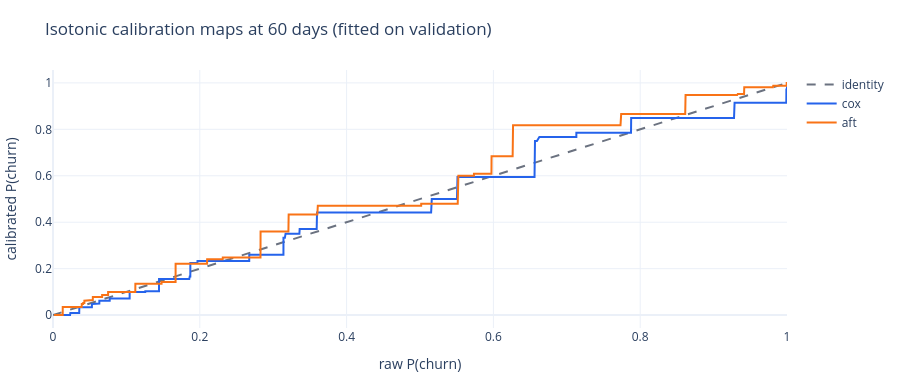

Notebook source saved alongside this figure:
### Markdown cell above
## 8. Calibration

The calibrators were fitted on validation right after tuning. Here is what they do:

- the isotonic map at the 60-day horizon (raw probability in, calibrated probability out);
- reliability on test before and after: predicted against observed churn rate by risk
  decile, where a perfectly calibrated model lies on the diagonal;
- the mean absolute gap between predicted and observed churn rate across the deciles, at
  every scoring horizon.

Whether calibration changes the metrics by more than noise is tested in step 9.

### Code cell
fig = go.Figure(line([0, 1], [0, 1], "identity", GREY, "dash"))
for name, calibrator in calibrators.items():
    raw_probability, calibrated_probability = calibrator.knots_[K_HORIZON]
    fig.add_trace(line(raw_probability, calibrated_probability, name, COLORS[name]))
show(
    fig,
    f"Isotonic calibration maps at {HORIZON} days (fitted on validation)",
    "raw P(churn)",
    "calibrated P(churn)",
    height=380,
)

### Figure 1 — Plotly figure (JSON) as saved in the notebook; plotly's stock layout.template omitted (floating-point values rounded to 4 significant figures)
{"data": [{"line": {"color": "#6b7280", "dash": "dash", "width": 2}, "mode": "lines", "name": "identity", "type": "scatter", "x": [0, 1], "y": [0, 1]}, {"line": {"color": "#2563eb", "dash": "solid", "width": 2}, "mode": "lines", "name": "cox", "type": "scatter", "x": [0.0117, 0.02325, 0.02364, 0.03571, 0.03587, 0.05298, 0.05307, 0.0599, 0.05992, 0.06314, 0.06317, 0.07726, 0.07733, 0.1044, 0.1044, 0.1257, 0.1257, 0.1444, 0.1445, 0.1529, 0.153, 0.1857, 0.1863, 0.1871, 0.1871, 0.1968, 0.1969, 0.2673, 0.2674, 0.314, 0.314, 0.3159, 0.3168, 0.3357, 0.336, 0.3592, 0.3597, 0.5151, 0.5161, 0.5504, 0.5511, 0.656, 0.6567, 0.6593, 0.6626, 0.713, 0.713, 0.7875, 0.7877, 0.9278, 0.9286, 0.999, 0.9992, 1.0, 1.0, 1.0], "y": [0.0, 0.0, 0.009524, 0.009524, 0.03383, 0.03383, 0.0473, 0.0473, 0.05, 0.05, 0.06186, 0.06186, 0.07143, 0.07143, 0.09972, 0.09972, 0.1032, 0.1032, 0.1556, 0.1556, 0.1557, 0.1557, 0.1667, 0.1667, 0.2239, 0.2239, 0.2331, 0.2331, 0.2597, 0.2597, 0.3333, 0.3333, 0.3509, 0.3509, 0.3704, 0.3704, 0.4419, 0.4419, 0.5, 0.5, 0.5946, 0.5946, 0.75, 0.75, 0.7667, 0.7667, 0.7857, 0.7857, 0.8485, 0.8485, 0.914, 0.914, 0.9714, 0.9714, 0.9856, 0.9856]}, {"line": {"color": "#f97316", "dash": "solid", "width": 2}, "mode": "lines", "name": "aft", "type": "scatter", "x": [0.001453, 0.01324, 0.01325, 0.03911, 0.0392, 0.04108, 0.04113, 0.04273, 0.04273, 0.05335, 0.05336, 0.05423, 0.05428, 0.06694, 0.06694, 0.07507, 0.07508, 0.1121, 0.1122, 0.1306, 0.1308, 0.1479, 0.1479, 0.167, 0.167, 0.2099, 0.21, 0.2312, 0.2313, 0.2827, 0.2828, 0.3207, 0.3211, 0.3601, 0.3608, 0.5016, 0.5016, 0.5514, 0.5523, 0.5735, 0.5735, 0.5973, 0.5975, 0.6262, 0.6268, 0.7732, 0.7741, 0.8613, 0.8618, 0.9321, 0.9329, 0.9415, 0.9418, 0.9808, 0.9812, 0.9996, 0.9996, 1.0], "y": [0.0, 0.0, 0.03462, 0.03462, 0.04762, 0.04762, 0.05172, 0.05172, 0.06178, 0.06178, 0.06452, 0.06452, 0.0777, 0.0777, 0.08609, 0.08609, 0.1, 0.1, 0.1353, 0.1353, 0.1355, 0.1355, 0.1429, 0.1429, 0.2213, 0.2213, 0.2404, 0.2404, 0.2485, 0.2485, 0.3596, 0.3596, 0.4337, 0.4337, 0.4709, 0.4709, 0.4792, 0.4792, 0.6, 0.6, 0.6087, 0.6087, 0.6842, 0.6842, 0.8172, 0.8172, 0.8657, 0.8657, 0.9481, 0.9481, 0.9524, 0.9524, 0.9808, 0.9808, 0.988, 0.988, 1.0, 1.0]}], "layout": {"height": 380, "margin": {"b": 10, "l": 10, "r": 10, "t": 70}, "title": {"text": "Isotonic calibration maps at 60 days (fitted on validation)"}, "xaxis": {"title": {"text": "raw P(churn)"}}, "yaxis": {"title": {"text": "calibrated P(churn)"}}}}
